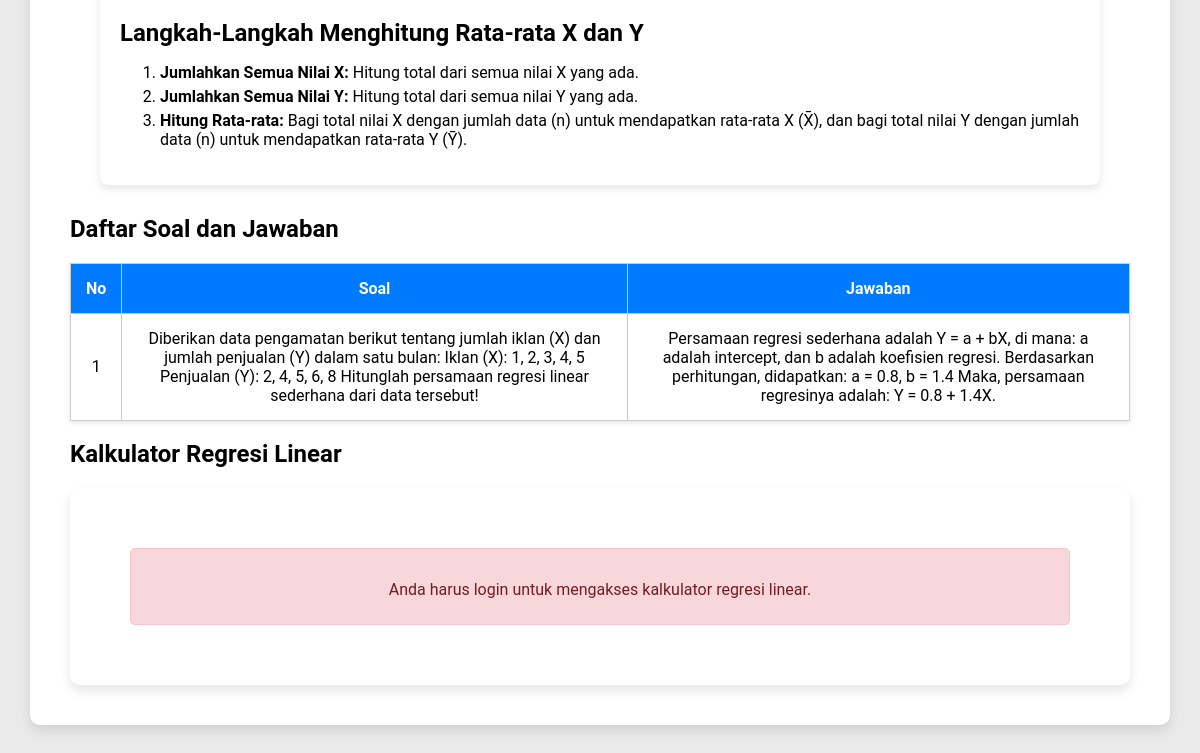
The page /regresi.php (lower part) on the database as committed earlier.
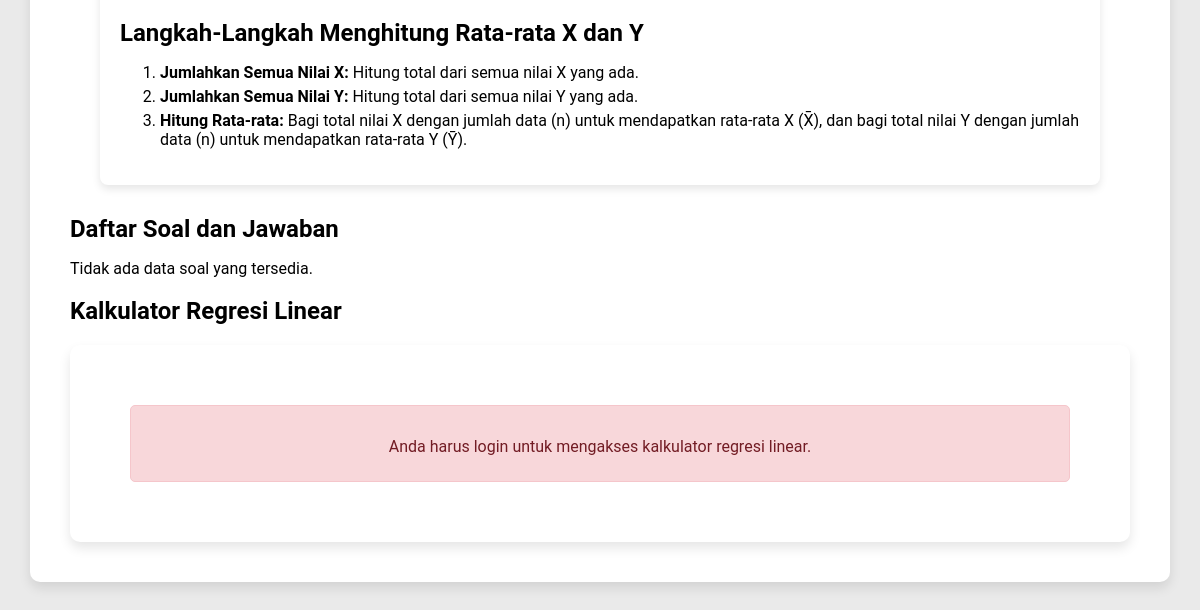
The same page on the database as committed later.
### tables this page shows
CREATE TABLE `soal_regresi` (
  `id_soal` varchar(5) NOT NULL,
  `soal` longtext NOT NULL,
  `jawaban` longtext NOT NULL
);

### regresi.php (the view, shortened to what the changed rows need)
<?php
include ("connect.php");
?>
<!DOCTYPE html>
<html lang="id">
<head>
</head>
<body>
<div class="materi">
    <div id="penjelasan_metode">
        <h2>Langkah-Langkah Menghitung Rata-rata X dan Y</h2>
        <ol>
        </ol>
    </div>
    <h2>Daftar Soal dan Jawaban</h2>
    <?php
    $query = "SELECT * FROM soal_regresi";
    $result = mysqli_query($connect, $query);
    if (mysqli_num_rows($result) > 0) {
        echo "<table border='1' cellspacing='0' cellpadding='10'>";
        echo "<tr>
                <th>No</th>
                <th>Soal</th>
                <th>Jawaban</th>
              </tr>";
        $no = 1;
        while ($row = mysqli_fetch_assoc($result)) {
            echo "<tr>";
            echo "<td>" . $no++ . "</td>";
            echo "<td>" . htmlspecialchars($row['soal']) . "</td>";
            echo "<td>" . htmlspecialchars($row['jawaban']) . "</td>";
            echo "</tr>";
        }
        echo "</table>";
    } else {
        echo "<p>Tidak ada data soal yang tersedia.</p>";
    }
    ?>
    <h2>Kalkulator Regresi Linear</h2>
    <div class="kalkulator-regresi">
        <?php if (isset($_SESSION['username'])): ?>
            <label for="dataCount">Jumlah Data:</label>
            <input type="number" id="dataCount" min="2" value="2">
            <button id="generateInputs">Buat Input Data</button>
            <div id="dataInputs" class="data-inputs"></div>
            <div>
                <label for="predictedX">Nilai X yang diminta:</label>
                <input type="number" id="predictedX">
            </div>
            <button id="calculateRegression">Hitung Regresi</button>
            <div id="equationResult">
                <canvas id="regressionChart" width="700" height="400"></canvas>
                <div id="predictionResult">
                <form id="saveResultForm" method="POST" action="simpan_regresi.php">
                <input type="hidden" id="regressionEquation" name="regressionEquation">
                <input type="hidden" id="predictedValue" name="predictedValue">
                <input type="hidden" id="regressionChartImage" name="regressionChartImage">
                <button type="button" id="saveResultButton">Simpan Hasil</button>
                </form>
                 <script src="https://cdn.jsdelivr.net/npm/chart.js"></script>
                <script>
                document.getElementById('generateInputs').addEventListener('click', function() {
                    const count = document.getElementById('dataCount').value;
                    const dataInputs = document.getElementById('dataInputs');
                    dataInputs.innerHTML = '';
                    for (let i = 0; i < count; i++) {
                        dataInputs.innerHTML += `
                            <div>
                                <label for="x${i}">X${i + 1}:</label>
                                <input type="number" id="x${i}">
                                <label for="y${i}">Y${i + 1}:</label>
                                <input type="number" id="y${i}">
                            </div>
                        `;
                    }
                });
                document.getElementById('calculateRegression').addEventListener('click', function() {
                    const count = document.getElementById('dataCount').value;
                    const data = [];
                    for (let i = 0; i < count; i++) {
                        const x = parseFloat(document.getElementById(`x${i}`).value);
                        const y = parseFloat(document.getElementById(`y${i}`).value);
                        data.push({X: x, Y: y});
                    }
                    // Menghitung rata-rata X dan Y
                    const averageX = data.reduce((sum, item) => sum + item.X, 0) / data.length;
                    const averageY = data.reduce((sum, item) => sum + item.Y, 0) / data.length;
                    // Menghitung b dan a
                    let numerator = 0, denominator = 0;
                    data.forEach(item => {
                        const diffX = item.X - averageX;
                        const diffY = item.Y - averageY;
                        numerator += diffX * diffY;
                        denominator += diffX * diffX;
                    });
                    const b = numerator / denominator;
                    const a = averageY - b * averageX;
                    // Menampilkan grafik regresi di canvas
                    const canvas = document.getElementById('regressionChart');
                    const ctx = canvas.getContext('2d');
                    // Ambil nilai predictedX dari input
                    const predictedX = parseFloat(document.getElementById('predictedX').value) || 0;
                    const labels = Array.from({ length: predictedX + 1 }, (_, i) => i); // Membuat label dari 0 hingga predictedX
                    const predictedY = labels.map(x => a + b * x); // Menghitung nilai Y untuk setiap X
                    const chart = new Chart(ctx, {
                        type: 'line',
                        data: {
                            labels: labels,
                            datasets: [
                                {
                                    label: 'Data Asli',
                                    data: data.map(item => item.Y),
                                    borderColor: 'blue',
                                    borderWidth: 5,
                                    fill: false,
                                },
                                {
                                    label: 'Regresi Linear',
                                    data: predictedY,
                                    borderColor: 'red',
                                    borderWidth: 5,
                                    fill: false,
                                }
                            ]
                        },
                        options: {
                            responsive: true,
                            maintainAspectRatio: false,
                            scales: {
                                y: {
                                    beginAtZero: true
                                }
                            }
                        }
                    });
                    // Set the size of the chart
                    const chartContainer = document.getElementById('regressionChart').parentNode;
                    chartContainer.style.width = '80%'; // Set desired width
                    chartContainer.style.height = '400px'; // Set desired height
                    // Ensure the chart is fully rendered before capturing
                    chart.update(); // Ensure the chart is updated
                    // Use a timeout to ensure the chart is rendered before capturing
                    setTimeout(() => {
                        // Capture the chart as an image
                        const imageData = chart.toBase64Image('image/jpeg'); // Specify JPEG format
                        console.log(imageData); // Log the image data for debugging
                        // Store image data in a hidden input
                        document.getElementById('regressionChartImage').value = imageData;
                        // Kumpulkan nilai X dan Y untuk disimpan
                        const xValues = data.map(item => item.X).join(',');
                        const yValues = data.map(item => item.Y).join(',');
                        // Tambahkan nilai ke input tersembunyi
                        const saveResultForm = document.getElementById('saveResultForm');
                        // Create hidden input for x_values
                        const xInput = document.createElement('input');
                        xInput.type = 'hidden';
                        xInput.name = 'x_values';
                        xInput.value = xValues;
                        saveResultForm.appendChild(xInput);
                        // Create hidden input for y_values
                        const yInput = document.createElement('input');
                        yInput.type = 'hidden';
                        yInput.name = 'y_values';
                        yInput.value = yValues;
                        saveResultForm.appendChild(yInput);
                        // Do not submit the form here
                    }, 100); // Adjust the timeout as necessary
                });
                // Add event listener for the "Simpan Hasil" button
                document.getElementById('saveResultButton').addEventListener('click', function() {
                    // Submit the form when the "Simpan Hasil" button is clicked
                    document.getElementById('saveResultForm').submit();
                });
            </script>
        <?php else: ?>
            <div class="login-message" style="text-align: center; margin: 20px; padding: 15px; background-color: #f8d7da; color: #721c24; border: 1px solid #f5c6cb; border-radius: 5px;">
</div>
        <?php endif; ?>
    </div>
</div>
</body>
</html>

Rows that differ between the two databases and show on the page:
removed soal_regresi: soal "Diberikan data pengamatan berikut tentang jumlah iklan (X) dan jumlah penjualan (Y) dalam satu bulan: Iklan (X): 1, 2, 3, 4, 5 Penjualan (Y): 2, 4, 5, 6, 8 Hitunglah persamaan regresi linear sederhana dari data tersebut!", jawaban "Persamaan regresi sederhana adalah Y = a + bX, di mana: a adalah intercept, dan b adalah koefisien regresi. Berdasarkan perhitungan, didapatkan: a = 0.8, b = 1.4 Maka, persamaan regresinya adalah: Y = 0.8 + 1.4X."
Other text that changed with them:
text no longer shown: "No Soal Jawaban"
text now shown: "Tidak ada data soal yang tersedia."
